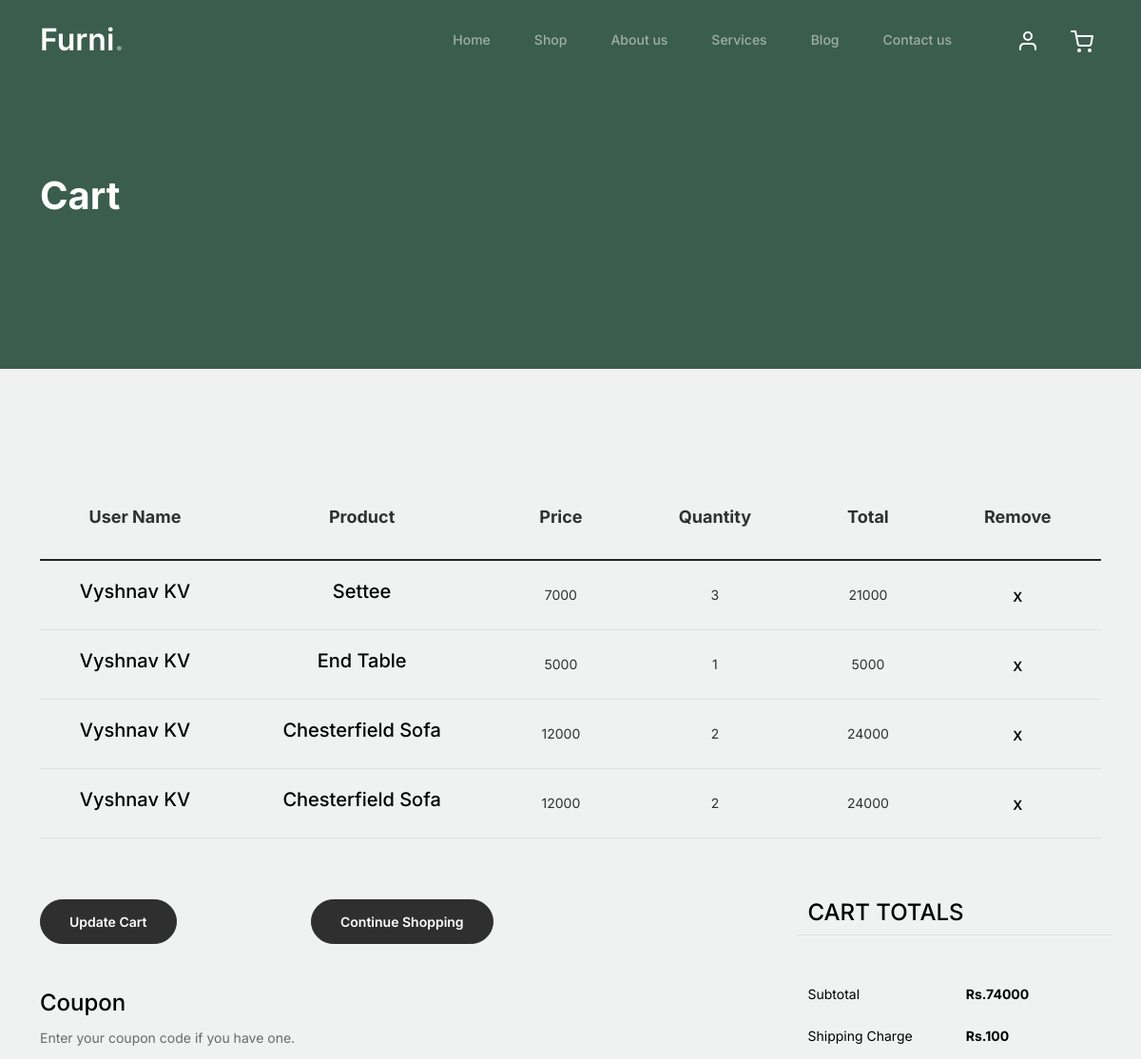
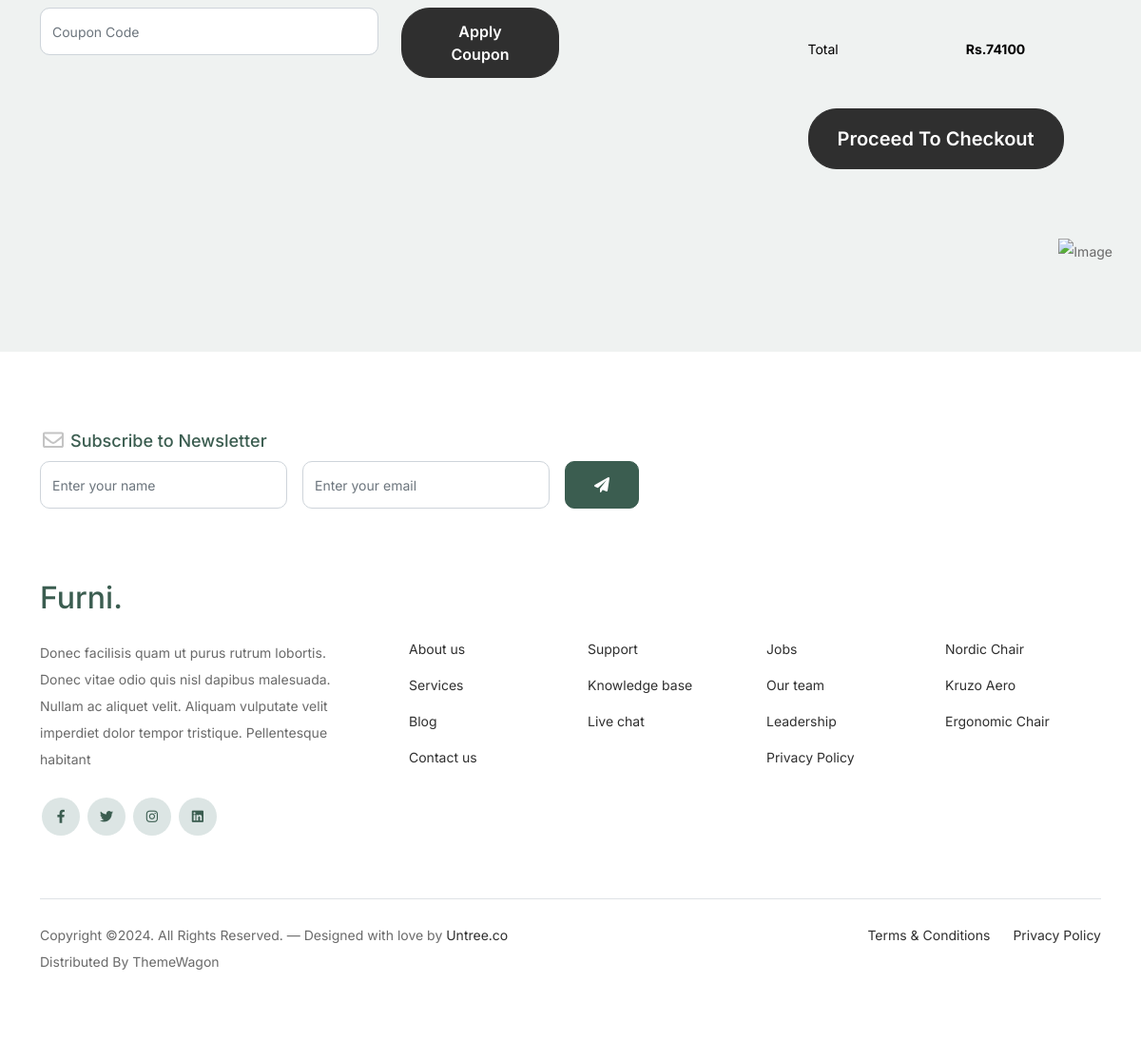
Page /cart/ (signed in) on the committed database (2 pictures, top to bottom).
### webapp/models.py (models this page shows)
class cartdb(models.Model):
    Username = models.CharField(max_length=100, blank=True, null=True)
    Productname = models.CharField(max_length=100, blank=True, null=True)
    Quantity = models.IntegerField(blank=True, null=True)
    Price = models.IntegerField(blank=True, null=True)
    Totalprice = models.IntegerField(blank=True, null=True)

### webapp/views.py (the view)
# urls.py: path('cart/', views.cart, name='cart'),
def cart(request):
    data=cartdb.objects.filter(Username=request.session['Name'])
    subtotal=0
    shipping_amount=0
    total=0
    for i in data:
        subtotal=subtotal+i.Totalprice
        if subtotal>50000:
            shipping_amount=100
        else:
            shipping_amount=250
        total=shipping_amount+subtotal
    return render(request,'cart.html',{'data':data,'subtotal':subtotal,'shipping_amount':shipping_amount,'total':total})

### webapp/templates/cart.html (shortened to what this page needs)
<!doctype html>
{% load static %}
<html lang="en">
<head>
		<link href="{% static 'web/css/bootstrap.min.css' %}" rel="stylesheet">
		<link href="https://cdnjs.cloudflare.com/ajax/libs/font-awesome/6.0.0-beta3/css/all.min.css" rel="stylesheet">
		<link href="{% static 'web/css/tiny-slider.css' %}" rel="stylesheet">
		<link href="{% static 'web/css/style.css' %}" rel="stylesheet">
	</head>
	<body>
		<nav class="custom-navbar navbar navbar navbar-expand-md navbar-dark bg-dark" arial-label="Furni navigation bar">
			<div class="container">
				<a class="navbar-brand" href="index.html">Furni<span>.</span></a>
				<div class="collapse navbar-collapse" id="navbarsFurni">
					<ul class="custom-navbar-nav navbar-nav ms-auto mb-2 mb-md-0">
						<li class="nav-item ">
							<a class="nav-link" href="{% url 'home' %}">Home</a>
						</li>
						<li><a class="nav-link" href="shop.html">Shop</a></li>
						<li><a class="nav-link" href="about.html">About us</a></li>
						<li><a class="nav-link" href="services.html">Services</a></li>
						<li><a class="nav-link" href="blog.html">Blog</a></li>
						<li><a class="nav-link" href="contact.html">Contact us</a></li>
					</ul>
					<ul class="custom-navbar-cta navbar-nav mb-2 mb-md-0 ms-5">
						<li><a class="nav-link" href="#"><img src="images/user.svg"></a></li>
						<li><a class="nav-link" href="cart.html"><img src="images/cart.svg"></a></li>
					</ul>
				</div>
			</div>
		</nav>
			<div class="hero">
				<div class="container">
					<div class="row justify-content-between">
						<div class="col-lg-5">
							<div class="intro-excerpt">
								<h1>Cart</h1>
							</div>
						</div>
						<div class="col-lg-7">
						</div>
					</div>
				</div>
			</div>
		<div class="untree_co-section before-footer-section">
            <div class="container">
              <div class="row mb-5">
                <form class="col-md-12" method="post">
                  <div class="site-blocks-table">
                    <table class="table">
                      <thead>
                        <tr>
                          <th class="product-thumbnail">User Name</th>
                          <th class="product-name">Product</th>
                          <th class="product-price">Price</th>
                          <th class="product-quantity">Quantity</th>
                          <th class="product-total">Total</th>
                          <th class="product-remove">Remove</th>
                        </tr>
                      </thead>
                      <tbody>
					  {% for i in data %}
                        <tr>
                          <td class="product-thumbnail">
                            <h2 class="h5 text-black">{{i.Username}}</h2>
                          </td>
                          <td class="product-name">
                            <h2 class="h5 text-black">{{i.Productname}}</h2>
                          </td>
                          <td>{{i.Price}}</td>
						  <td>{{i.Quantity}}</td>
                          <td>{{i.Totalprice}}</td>
                          <td><a href="{% url 'delete_cart' cart_id=i.id %}" class="btn btn-black btn-sm">X</a></td>
                        </tr>
					  {% endfor %}
                      </tbody>
                    </table>
                  </div>
                </form>
              </div>
              <div class="row">
                <div class="col-md-6">
                  <div class="row mb-5">
                    <div class="col-md-6 mb-3 mb-md-0">
                      <button class="btn btn-black btn-sm btn-block">Update Cart</button>
                    </div>
                    <div class="col-md-6">
                      <button class="btn btn-outline-black btn-sm btn-block">Continue Shopping</button>
                    </div>
                  </div>
                  <div class="row">
                    <div class="col-md-12">
                      <label class="text-black h4" for="coupon">Coupon</label>
                      <p>Enter your coupon code if you have one.</p>
                    </div>
                    <div class="col-md-8 mb-3 mb-md-0">
                      <input type="text" class="form-control py-3" id="coupon" placeholder="Coupon Code">
                    </div>
                    <div class="col-md-4">
                      <button class="btn btn-black">Apply Coupon</button>
                    </div>
                  </div>
                </div>
                <div class="col-md-6 pl-5">
                  <div class="row justify-content-end">
                    <div class="col-md-7">
                      <div class="row">
                        <div class="col-md-12 text-right border-bottom mb-5">
                          <h3 class="text-black h4 text-uppercase">Cart Totals</h3>
                        </div>
                      </div>
                      <div class="row mb-3">
                        <div class="col-md-6">
                          <span class="text-black">Subtotal</span>
                        </div>
                        <div class="col-md-6 text-right">
                          <strong class="text-black">Rs.{{subtotal}}</strong>
                        </div>
                      </div>
                      <div class="row mb-5">
                        <div class="col-md-6">
                          <span class="text-black">Shipping Charge</span>
                        </div>
                        <div class="col-md-6 text-right">
                          <strong class="text-black">Rs.{{shipping_amount}}</strong>
                        </div>
                      </div>
					  <div class="row mb-5">
                        <div class="col-md-6">
                          <span class="text-black">Total</span>
                        </div>
                        <div class="col-md-6 text-right">
                          <strong class="text-black">Rs.{{total}}</strong>
                        </div>
                      </div>
                      <div class="row">
                        <div class="col-md-12">
                          <a class="btn btn-black btn-lg py-3 btn-block" href="{% url 'checkout' %}">Proceed To Checkout</a>
                        </div>
                      </div>
                    </div>
                  </div>
                </div>
              </div>
            </div>
          </div>
		<footer class="footer-section">
			<div class="container relative">
				<div class="sofa-img">
					<img src="images/sofa.png" alt="Image" class="img-fluid">
				</div>
				<div class="row">
					<div class="col-lg-8">
						<div class="subscription-form">
							<h3 class="d-flex align-items-center"><span class="me-1"><img src="images/envelope-outline.svg" alt="Image" class="img-fluid"></span><span>Subscribe to Newsletter</span></h3>
							<form action="#" class="row g-3">
								<div class="col-auto">
									<input type="text" class="form-control" placeholder="Enter your name">
								</div>
								<div class="col-auto">
									<input type="email" class="form-control" placeholder="Enter your email">
								</div>
								<div class="col-auto">
									<button class="btn btn-primary">
										<span class="fa fa-paper-plane"></span>
									</button>
								</div>
							</form>
						</div>
					</div>
				</div>
				<div class="row g-5 mb-5">
					<div class="col-lg-4">
						<div class="mb-4 footer-logo-wrap"><a href="#" class="footer-logo">Furni<span>.</span></a></div>
						<p class="mb-4">Donec facilisis quam ut purus rutrum lobortis. Donec vitae odio quis nisl dapibus malesuada. Nullam ac aliquet velit. Aliquam vulputate velit imperdiet dolor tempor tristique. Pellentesque habitant</p>
						<ul class="list-unstyled custom-social">
							<li><a href="#"><span class="fa fa-brands fa-facebook-f"></span></a></li>
							<li><a href="#"><span class="fa fa-brands fa-twitter"></span></a></li>
							<li><a href="#"><span class="fa fa-brands fa-instagram"></span></a></li>
							<li><a href="#"><span class="fa fa-brands fa-linkedin"></span></a></li>
						</ul>
					</div>
					<div class="col-lg-8">
						<div class="row links-wrap">
							<div class="col-6 col-sm-6 col-md-3">
								<ul class="list-unstyled">
									<li><a href="#">About us</a></li>
									<li><a href="#">Services</a></li>
									<li><a href="#">Blog</a></li>
									<li><a href="#">Contact us</a></li>
								</ul>
							</div>
							<div class="col-6 col-sm-6 col-md-3">
								<ul class="list-unstyled">
									<li><a href="#">Support</a></li>
									<li><a href="#">Knowledge base</a></li>
									<li><a href="#">Live chat</a></li>
								</ul>
							</div>
							<div class="col-6 col-sm-6 col-md-3">
								<ul class="list-unstyled">
									<li><a href="#">Jobs</a></li>
									<li><a href="#">Our team</a></li>
									<li><a href="#">Leadership</a></li>
									<li><a href="#">Privacy Policy</a></li>
								</ul>
							</div>
							<div class="col-6 col-sm-6 col-md-3">
								<ul class="list-unstyled">
									<li><a href="#">Nordic Chair</a></li>
									<li><a href="#">Kruzo Aero</a></li>
									<li><a href="#">Ergonomic Chair</a></li>
								</ul>
							</div>
						</div>
					</div>
				</div>
				<div class="border-top copyright">
					<div class="row pt-4">
						<div class="col-lg-6">
							<p class="mb-2 text-center text-lg-start">Copyright &copy;. All Rights Reserved. &mdash; Designed with love by <a href="https://untree.co">Untree.co</a> Distributed By <a hreff="https://themewagon.com">ThemeWagon</a>
            </p>
						</div>
						<div class="col-lg-6 text-center text-lg-end">
							<ul class="list-unstyled d-inline-flex ms-auto">
								<li class="me-4"><a href="#">Terms &amp; Conditions</a></li>
								<li><a href="#">Privacy Policy</a></li>
							</ul>
						</div>
					</div>
				</div>
			</div>
		</footer>
	</body>
</html>

### rows in the picture
cartdb: Username "Vyshnav KV", Productname "Settee", Price "7000", Quantity "3", Totalprice "21000"
cartdb: Username "Vyshnav KV", Productname "End Table", Price "5000", Quantity "1", Totalprice "5000"
cartdb: Username "Vyshnav KV", Productname "Chesterfield Sofa", Price "12000", Quantity "2", Totalprice "24000"
cartdb: Username "Vyshnav KV", Productname "Chesterfield Sofa", Price "12000", Quantity "2", Totalprice "24000"

### other values in the picture
{{ subtotal }} "74000"
{{ shipping_amount }} "100"
{{ total }} "74100"
